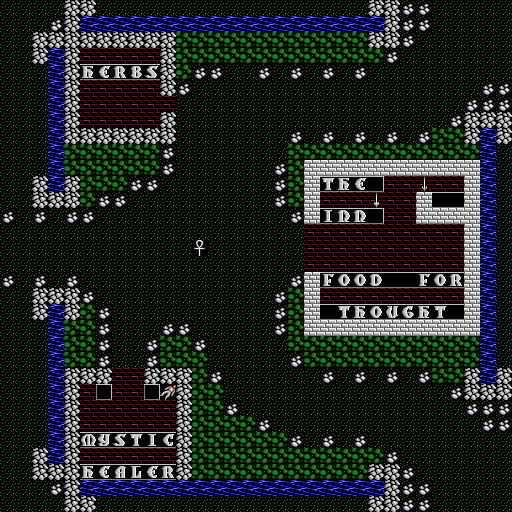

Rendered tile map (Tiled .tmx) drawn with the repository's tilesets; below, a short description and the full map source, tile grids included:
An orthogonal 32x32 tile map with 16x16 px tiles, 1 tile layer (SKARA) and 21 objects (3x W 0, 3x F 0, S 15, S 14, S 13, ...).

<map version="1.5" tiledversion="1.6.0" orientation="orthogonal" renderorder="right-down" width="32" height="32" tilewidth="16" tileheight="16" infinite="0" nextlayerid="2" nextobjectid="1">
 <tileset firstgid="1" source="tiles.tsx" />
 <layer id="1" name="SKARA" width="32" height="32">
  <data encoding="csv">
5,5,5,5,58,58,5,5,5,5,5,5,5,5,5,5,5,5,5,5,5,5,5,58,58,56,56,5,5,5,5,5,
5,5,5,56,58,3,3,3,3,3,3,3,3,3,3,3,3,3,3,3,3,3,3,3,58,56,56,5,5,5,5,5,
5,5,58,58,58,58,58,58,58,58,58,6,6,6,6,6,6,6,6,6,6,6,6,58,58,56,5,5,5,5,5,5,
5,5,58,3,58,63,63,63,63,63,58,6,6,6,6,6,6,6,6,6,6,6,6,6,56,5,5,5,5,5,5,5,
5,5,5,3,58,104,101,114,98,115,58,6,56,56,5,5,56,5,56,5,56,5,56,5,5,5,5,5,5,5,5,5,
5,5,5,3,58,63,63,63,63,63,58,56,5,5,5,5,5,5,5,5,5,5,5,5,5,5,5,5,5,5,56,56,
5,5,5,3,58,63,63,63,63,63,63,5,5,5,5,5,5,5,5,5,5,5,5,5,5,5,5,5,5,56,56,56,
5,5,5,3,58,63,63,63,63,63,58,5,5,5,5,5,5,5,5,5,5,5,5,5,5,5,5,5,56,58,58,58,
5,5,5,3,58,58,58,58,58,58,58,5,5,5,5,5,5,5,56,5,56,5,56,5,56,5,56,6,6,58,3,58,
5,5,5,3,6,6,6,6,6,6,56,5,5,5,5,5,5,5,6,6,6,6,6,6,6,6,6,6,6,6,3,5,
5,5,5,3,6,6,6,6,6,6,56,5,5,5,5,5,5,56,6,128,128,128,128,128,128,128,128,128,128,128,3,5,
5,5,58,3,58,6,6,6,56,56,5,5,5,5,5,5,5,56,6,128,116,104,101,124,63,63,60,63,63,128,3,5,
5,5,58,58,58,6,56,56,5,5,5,5,5,5,5,5,5,56,6,128,63,63,63,59,63,63,128,123,123,128,3,5,
56,5,56,5,56,56,5,5,5,5,5,5,5,5,5,5,5,5,56,128,105,110,110,124,63,63,128,128,128,128,3,5,
5,5,5,5,5,5,5,5,5,5,5,5,5,5,5,5,5,5,5,63,63,63,63,63,63,63,63,63,63,128,3,5,
5,5,5,5,5,5,5,5,5,5,5,5,62,5,5,5,5,5,5,63,63,63,63,63,63,63,63,63,63,128,3,5,
5,5,5,5,5,5,5,5,5,5,5,5,5,5,5,5,5,5,5,63,63,63,63,63,63,63,63,63,63,128,3,5,
56,5,56,5,56,5,5,5,5,5,5,5,5,5,5,5,5,5,56,128,102,111,111,100,123,123,102,111,114,128,3,5,
5,5,58,58,58,56,5,5,5,5,5,5,5,5,5,5,5,56,6,128,63,63,63,63,63,63,63,63,63,128,3,5,
5,5,58,3,58,6,56,5,5,5,5,5,5,5,5,5,5,56,6,128,123,116,104,111,117,103,104,116,123,128,3,5,
5,5,5,3,6,6,56,5,5,5,56,56,5,5,5,5,5,56,6,128,128,128,128,128,128,128,128,128,128,128,3,5,
5,5,5,3,6,6,56,5,5,56,6,6,56,5,5,5,5,5,6,6,6,6,6,6,6,6,6,6,6,6,3,5,
5,5,5,3,6,6,56,5,5,56,6,6,6,5,5,5,5,5,56,6,6,6,6,6,6,6,6,6,6,6,3,5,
5,5,5,3,58,58,58,63,63,58,58,58,6,56,5,5,5,5,5,5,56,5,56,5,56,5,56,6,6,58,3,58,
5,5,5,3,58,63,126,63,63,126,57,58,6,6,5,5,5,5,5,5,5,5,5,5,5,5,5,5,56,58,58,58,
5,5,5,3,58,63,63,63,63,63,63,58,6,6,56,5,5,5,5,5,5,5,5,5,5,5,5,5,5,56,56,56,
5,5,5,3,58,63,63,63,63,63,63,58,6,6,6,6,56,5,5,5,5,5,5,5,5,5,5,5,5,5,56,56,
5,5,5,3,58,109,121,115,116,105,99,58,6,6,6,6,6,6,56,5,56,5,56,5,5,5,5,5,5,5,5,5,
5,5,58,3,58,63,63,63,63,63,63,58,6,6,6,6,6,6,6,6,6,6,6,6,56,5,5,5,5,5,5,5,
5,5,58,58,58,104,101,97,108,101,114,58,6,6,6,6,6,6,6,6,6,6,6,58,58,56,5,5,5,5,5,5,
5,5,5,56,58,3,3,3,3,3,3,3,3,3,3,3,3,3,3,3,3,3,3,3,58,56,56,5,5,5,5,5,
5,5,5,5,58,58,5,5,5,5,5,5,5,5,5,5,5,5,5,5,5,5,5,58,58,56,56,5,5,5,5,5
  </data>
 </layer>
 <objectgroup id="1" name="npcs">
  <object id="12" gid="92" x="464" y="160" width="16" height="16" name="Barren" type="S 15" />
  <object id="13" gid="89" x="176" y="64" width="16" height="16" name="Ambule" type="S 14" />
  <object id="14" gid="62" x="192" y="256" width="16" height="16" name="the Ankh of Spirituality" type="S 13" />
  <object id="15" gid="37" x="192" y="272" width="16" height="16" name="White" type="S 12" />
  <object id="16" gid="35" x="208" y="256" width="16" height="16" name="Dickens" type="S 11" />
  <object id="17" gid="33" x="192" y="240" width="16" height="16" name="Carlyle" type="S 10" />
  <object id="18" gid="38" x="144" y="432" width="16" height="16" name="Romasco" type="S 9" />
  <object id="19" gid="46" x="416" y="256" width="16" height="16" name="Michaelangelo" type="W 8" />
  <object id="20" gid="93" x="96" y="176" width="16" height="16" type="W 0" />
  <object id="21" gid="93" x="80" y="352" width="16" height="16" type="W 0" />
  <object id="22" gid="84" x="192" y="480" width="16" height="16" name="Buddha" type="W 7" />
  <object id="23" gid="46" x="464" y="48" width="16" height="16" name="Mitre" type="S 6" />
  <object id="24" gid="90" x="32" y="16" width="16" height="16" name="Granted" type="S 5" />
  <object id="25" gid="34" x="128" y="96" width="16" height="16" name="Presto" type="S 4" />
  <object id="26" gid="46" x="352" y="272" width="16" height="16" name="Santayana" type="S 3" />
  <object id="27" gid="57" x="160" y="400" width="16" height="16" name="Emerson" type="S 2" />
  <object id="28" gid="83" x="384" y="304" width="16" height="16" type="F 0" />
  <object id="29" gid="84" x="336" y="208" width="16" height="16" type="F 0" />
  <object id="30" gid="84" x="80" y="64" width="16" height="16" type="W 0" />
  <object id="31" gid="83" x="96" y="464" width="16" height="16" type="F 0" />
  <object id="32" gid="46" x="160" y="256" width="16" height="16" name="Shamino" type="S 1" />
 </objectgroup>
</map>